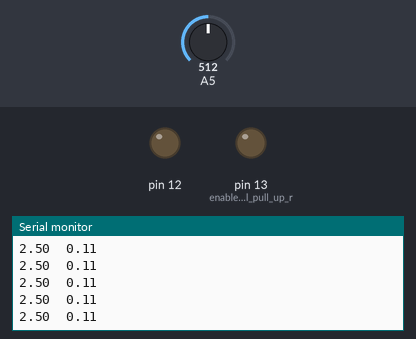
Simulated run of this sketch. Board: Arduino Uno, built with avr-gcc and run on an emulated ATmega328P. Shown: output pins drawn as LEDs (lit = HIGH), the last lines printed to the serial monitor. The test bench sets the inputs (shaded band); at power-on: A5 = 512.

Above: at 1.2 s.
1.3 s: A5 set to 57
At 2.0 s:
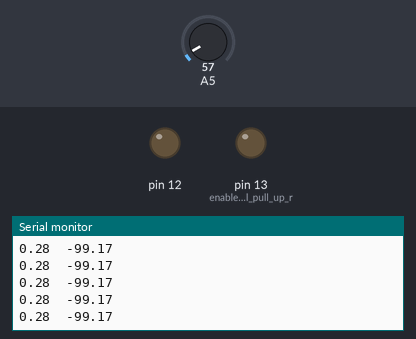
2.8 s: A5 set to 50
At 3.6 s:
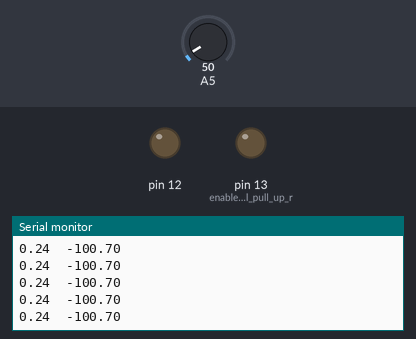
Timing chart, 0 to 5.8 s (numbered marks = the images above; inputs shaded):
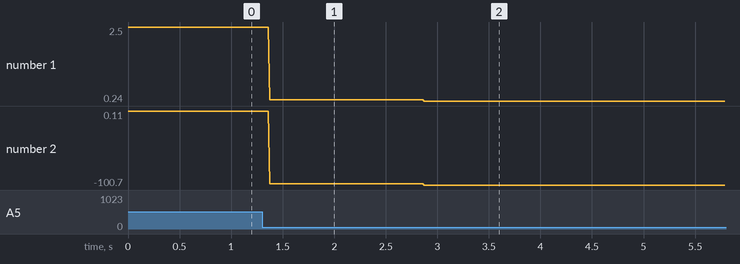

Measured:
- after the input at 1.3 s, the serial monitor: prints a new line after 0.07 s (image 1)
- after the input at 2.8 s, the serial monitor: prints a new line after 0.07 s (image 2)
- plotted number 1: 2.5 → 0.28 after the input at 1.3 s, 0.28 → 0.24 after the input at 2.8 s
- plotted number 2: 0.11 → -99.17 after the input at 1.3 s, -99.17 → -100.7 after the input at 2.8 s

The sketch:

currentSensor.ino
```cpp
void setup() {

Serial.begin(9600);       //begin serial com at 9600 bps (bits)
pinMode(A5, INPUT);
pinMode(12, OUTPUT);
pinMode(13, OUTPUT);      //enable internal pull up resistor to make those pins outputs
}

void loop() {

  int input = analogRead(A5);     //input the pin you're reading from. Signal voltage value

  //arduino board ADC reads voltages on a 0-1023 scale for 0-5V
  float voltage = input * (5.0/1023.0);
  Serial.print(voltage);
  Serial.print("\t");


  //math to convert our voltage value to a current value      the equation is defined on the flexscada website
  int CF = .0224;    // math constant for conversion of sensor
  float current = (voltage - 2.5)/.0224;
  Serial.println(current);


//if(current > 40){                   // if the current gets above certain thresholds then light up two warning lights
//  digitalWrite(12,HIGH);
//
//}
//if(current >= 50) {
//  digitalWrite(13, HIGH);
//
//  }

}


  /*
  int voltage = 10;
  int current = 5;
  Serial.println(voltage);
  Serial.println(current);
  */
```
